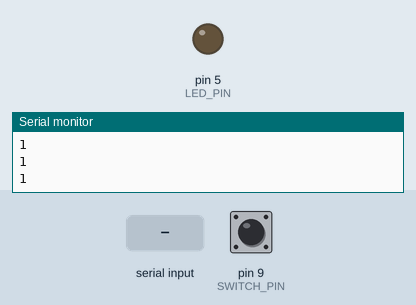
Recording of a sketch running on a simulated Arduino Uno, built with avr-gcc and run on an emulated ATmega328P. Parts: output pins drawn as LEDs (lit = HIGH), the last lines printed to the serial monitor. The inputs (shaded band) are chosen by the test bench; at power-on: pin 9 (SWITCH_PIN) LOW.

Above: at 1.0 s.
1.1 s: byte 30 received over Serial
At 1.5 s:
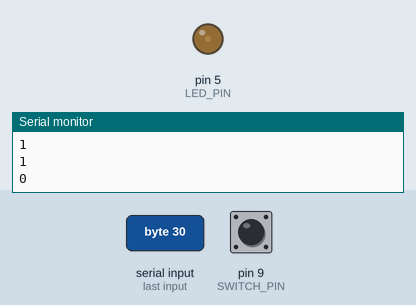
2.7 s: byte 90 received over Serial
At 3.9 s:
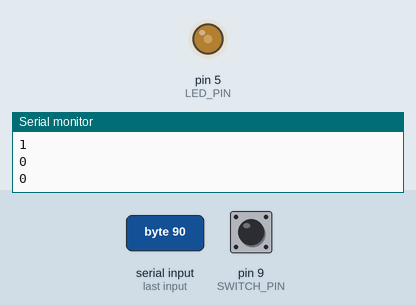
Timing chart, 0 to 5.7 s (numbered marks = the images above; inputs shaded):
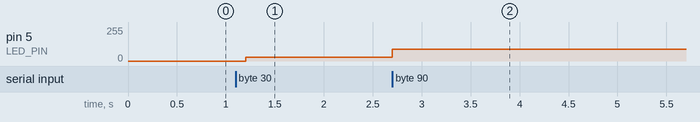

Measured:
- after the input at 1.1 s, pin 5 (LED_PIN): 0/255 → 30/255 after 0.10 s
- after the input at 2.7 s, pin 5 (LED_PIN): 30/255 → 90/255 at once

The sketch:

LED_brightness.ino
```cpp
//Arduino code for communication with a P5.js
const int LED_PIN = 5;
const int SWITCH_PIN = 9;

void setup() {
  Serial.begin(9600);
  pinMode(SWITCH_PIN, INPUT);
  pinMode(LED_PIN, OUTPUT);

  // wait until the other side responds
  while (Serial.available() <= 0) {
    Serial.println("1"); // send a starting message
    delay(300);
  }
}

// use analog write to recognize incoming Data in range (0-200) and translate it to the LED pin brightness
void loop() {
  while (Serial.available() > 0) {

    int inByte = Serial.read();
    analogWrite(LED_PIN, inByte);

    int switchValue = digitalRead(SWITCH_PIN);
    Serial.println(switchValue);
  }
}
```
